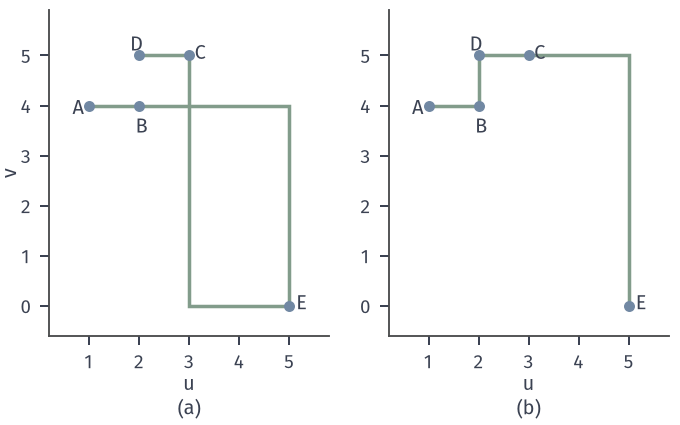

Write Python code to recreate this figure.
from pathlib import Path
import sys
ROOT = next(p for p in Path(__file__).resolve().parents if (p/'build.sh').is_file() and (p/'tex/book.tex').is_file())
sys.path.insert(0, str(ROOT/'figures/00-shared/mathematical-preliminaries-upper/00-shared/comprehension-figures'))
from support import figure, save, BLUE, GREEN, YELLOW, RED, PURPLE, INK, MUTED, GRID, BLUE_FILL, GREEN_FILL, YELLOW_FILL, RED_FILL, PURPLE_FILL
import numpy as np
HERE = Path(__file__).resolve().parent
STROKE = '#4C4D4F'
def panel(fig, left, right, top, bottom, wspace=.25):
    fig.set_layout_engine(None)
    fig.subplots_adjust(left=left, right=right, top=top, bottom=bottom, wspace=wspace)
def tags(fig, axes):
    for ax, s in zip(axes, ('(a)', '(b)', '(c)', '(d)')):
        p = ax.get_position(); fig.text((p.x0+p.x1)/2, .015, s, ha='center', va='bottom')
def rastrigin(X, Y): return 20+X**2+Y**2-10*np.cos(2*np.pi*X)-10*np.cos(2*np.pi*Y)
# 五个城市、曼哈顿距离的开放路径；A(1,4),B(2,4),C(3,5),D(2,5),E(5,0)
P={'A':(1,4),'B':(2,4),'C':(3,5),'D':(2,5),'E':(5,0)}
def L(o): return sum(abs(P[a][0]-P[b][0])+abs(P[a][1]-P[b][1]) for a,b in zip(o,o[1:]))
fig, axes = figure(width_mm=96, height_mm=60, ncols=2)
panel(fig, .07, .985, .975, .21, .2)
off={'A':(-.22,-.05),'B':(.05,-.42),'C':(.22,.05),'D':(-.05,.22),'E':(.25,.05)}
for ax,o in zip(axes,('ABECD','ABDCE')):
    for u,v in zip(o,o[1:]):
        (x0,y0),(x1,y1)=P[u],P[v]; ax.plot([x0,x1,x1],[y0,y0,y1],color=GREEN,lw=1.4,solid_joinstyle='miter')
    for k,(x,y) in P.items():
        ax.plot([x],[y],'o',ms=4.4,color=BLUE if k!='E' else BLUE,mew=0,zorder=5); ax.text(x+off[k][0],y+off[k][1],k,ha='center',va='center',fontsize=8)
    ax.set_xlim(.2,5.8); ax.set_ylim(-.6,5.9); ax.set_aspect('equal'); ax.set_xticks(range(1,6)); ax.set_yticks(range(0,6)); ax.set_xlabel('$u$',labelpad=1)
axes[0].set_ylabel('$v$',labelpad=0); tags(fig,axes); print(L('ABECD'),L('ABDCE'))
save(fig,HERE,'figure',{'cities':P,'orders':['ABECD','ABDCE'],'lengths':[L('ABECD'),L('ABDCE')]})
